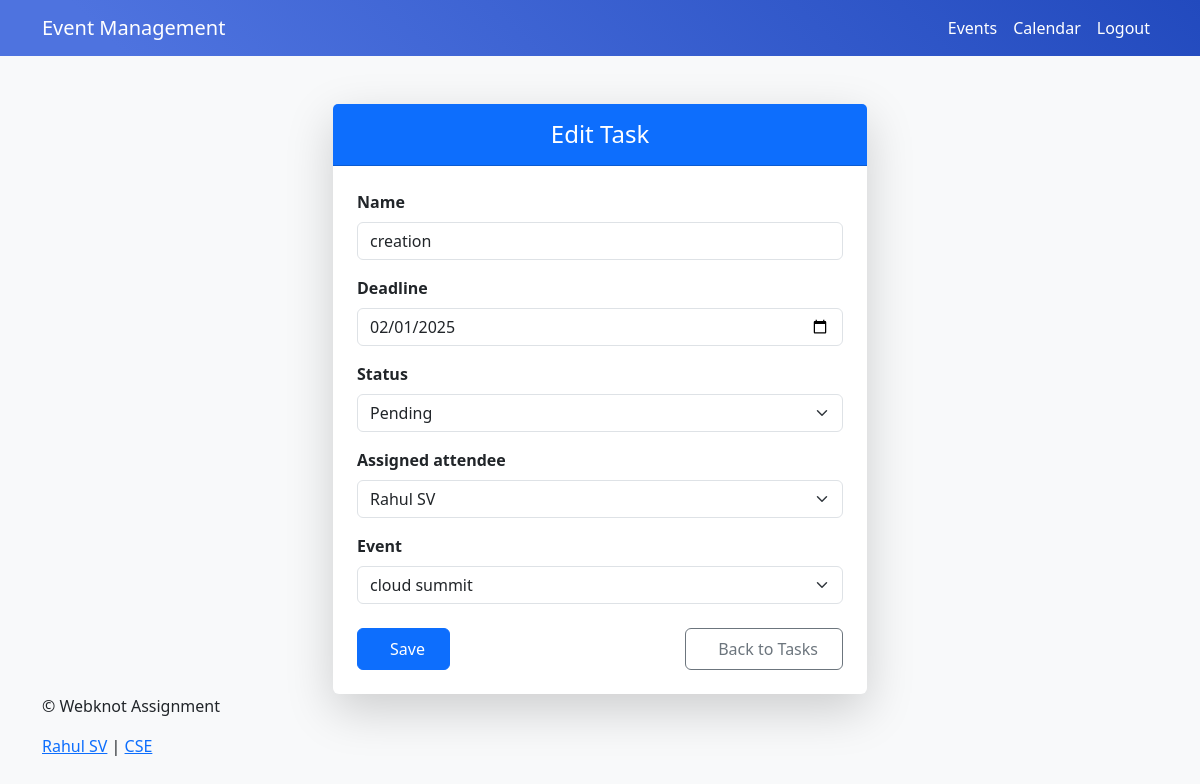
The page /tasks/1/update/ (signed in) on the database its author committed.
### EventApp/models.py (models this page shows, shortened)
class Task(models.Model):
    PENDING = 'Pending'
    COMPLETED = 'Completed'
    STATUS_CHOICES = [
        (PENDING, 'Pending'),
        (COMPLETED, 'Completed'),
    ]
    name = models.CharField(max_length=255)
    deadline = models.DateField()
    status = models.CharField(max_length=10, choices=STATUS_CHOICES, default=PENDING)
    assigned_attendee = models.ForeignKey(Attendee, on_delete=models.SET_NULL, null=True, related_name='tasks')
    event = models.ForeignKey(Event, on_delete=models.CASCADE, related_name='tasks')

### EventApp/views.py (the view)
# urls.py: path('tasks/<int:task_id>/update/', views.update_task, name='update_task'),  # Update a task
@login_required
def update_task(request, task_id):
    task = get_object_or_404(Task, id=task_id)
    if request.method == 'POST':
        form = TaskForm(request.POST, instance=task)
        if form.is_valid():
            form.save()
            return redirect('task_list')
    else:
        form = TaskForm(instance=task)
    return render(request, 'EventApp/task_form.html', {'form': form})

### EventApp/forms.py
class TaskForm(forms.ModelForm):
    class Meta:
        model = Task
        fields = ['name', 'deadline', 'status', 'assigned_attendee', 'event']
        widgets = {
            'name': forms.TextInput(attrs={
                'class': 'form-control',
                'placeholder': 'Enter task name',
            }),
            'deadline': forms.DateInput(attrs={
                'class': 'form-control',
                'type': 'date',  # HTML5 date picker
            }),
            'status': forms.Select(attrs={
                'class': 'form-select',
            }),
            'assigned_attendee': forms.Select(attrs={
                'class': 'form-select',
            }),
            'event': forms.Select(attrs={
                'class': 'form-select',
            }),
        }

### EventApp/models.py (called while the page is built)
    def __str__(self):
        return self.name

    def __str__(self):
        return self.name

### EventApp/templates/EventApp/task_form.html (shortened to what this page needs)
{% extends 'EventApp/base.html' %}
{% block content %}
<div class="container mt-5">
    <div class="row justify-content-center">
        <div class="col-md-8 col-lg-6">
            <div class="card border-0 shadow-lg">
                <div class="card-header bg-primary text-white py-3">
                    <h2 class="card-title mb-0 text-center fs-4">
                        {{ form.instance.id|yesno:"Edit Task,Add Task" }}
                    </h2>
                </div>
                <div class="card-body p-4">
                    <form method="post">
                        {% for field in form %}
                        <div class="mb-3">
                            <label for="{{ field.id_for_label }}" class="form-label fw-bold">
                                {{ field.label }}
                            </label>
                            {{ field.as_widget | default:field}}
                        </div>
                        {% endfor %}
                        <div class="d-flex justify-content-between mt-4">
                            <button type="submit" class="btn btn-primary px-4 py-2">
                                Save
                            </button>
                            <a href="{% url 'task_list' %}" class="btn btn-outline-secondary px-4 py-2">
                                Back to Tasks
                            </a>
                        </div>
                    </form>
                </div>
            </div>
        </div>
    </div>
</div>
{% endblock %}

### EventApp/templates/EventApp/base.html (style rules this page uses)
.card { transition: all 0.3s ease; }

### EventApp/templates/EventApp/task_form.html (style rules this page uses)
.card { transition: transform 0.2s; }
.btn { transition: all 0.3s; }

### rows shown on the page
Task: instance.id "Edit Task", name "creation" "02/01/2025" "Pending" "Rahul SV" "cloud summit"

### other values the page prints
{{ field.label }} "Name" "Deadline" "Status" "Assigned attendee" "Event"
